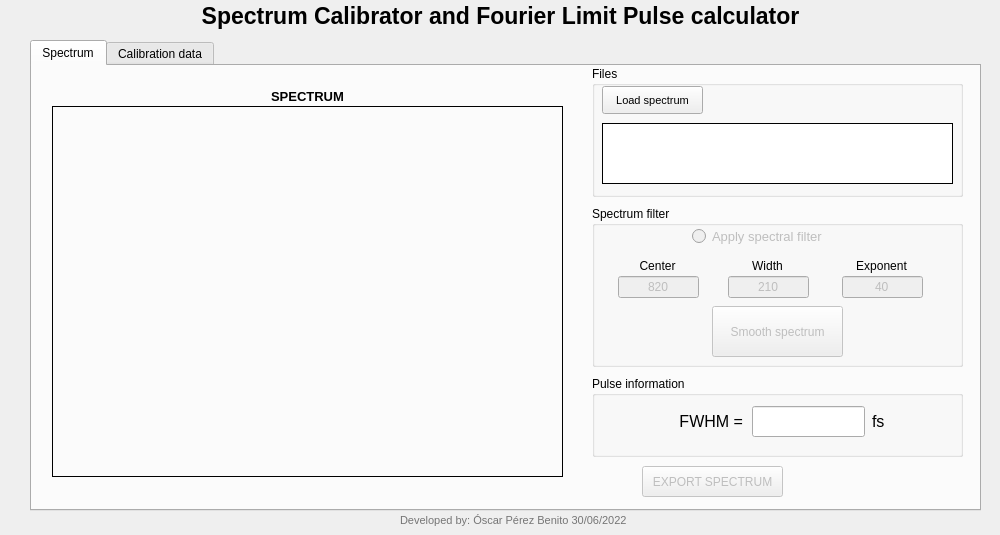
<?xml version="1.0" encoding="UTF-8"?>
<ui version="4.0">
 <author>Óscar Pérez Benito</author>
 <class>SpectrumCalibrator</class>
 <widget class="QWidget" name="SpectrumCalibrator">
  <property name="geometry">
   <rect>
    <x>0</x>
    <y>0</y>
    <width>1000</width>
    <height>535</height>
   </rect>
  </property>
  <property name="windowTitle">
   <string>Spectrum Calibrator</string>
  </property>
  <property name="autoFillBackground">
   <bool>false</bool>
  </property>
  <widget class="QLabel" name="titleLabel">
   <property name="geometry">
    <rect>
     <x>0</x>
     <y>0</y>
     <width>1001</width>
     <height>31</height>
    </rect>
   </property>
   <property name="font">
    <font>
     <pointsize>17</pointsize>
     <weight>75</weight>
     <bold>true</bold>
    </font>
   </property>
   <property name="text">
    <string>Spectrum Calibrator and Fourier Limit Pulse calculator</string>
   </property>
   <property name="alignment">
    <set>Qt::AlignCenter</set>
   </property>
  </widget>
  <widget class="QLabel" name="DesingerLabel">
   <property name="geometry">
    <rect>
     <x>400</x>
     <y>510</y>
     <width>271</width>
     <height>20</height>
    </rect>
   </property>
   <property name="font">
    <font>
     <pointsize>8</pointsize>
    </font>
   </property>
   <property name="styleSheet">
    <string notr="true">color: rgb(117, 117, 117);</string>
   </property>
   <property name="text">
    <string>Developed by: Óscar Pérez Benito 30/06/2022</string>
   </property>
   <property name="alignment">
    <set>Qt::AlignLeading|Qt::AlignLeft|Qt::AlignVCenter</set>
   </property>
  </widget>
  <widget class="QTabWidget" name="tabWidget">
   <property name="geometry">
    <rect>
     <x>30</x>
     <y>40</y>
     <width>951</width>
     <height>471</height>
    </rect>
   </property>
   <property name="currentIndex">
    <number>0</number>
   </property>
   <widget class="QWidget" name="specTab">
    <attribute name="title">
     <string>Spectrum</string>
    </attribute>
    <widget class="QLabel" name="plotLabel">
     <property name="enabled">
      <bool>true</bool>
     </property>
     <property name="geometry">
      <rect>
       <x>10</x>
       <y>20</y>
       <width>531</width>
       <height>20</height>
      </rect>
     </property>
     <property name="font">
      <font>
       <pointsize>10</pointsize>
       <weight>75</weight>
       <bold>true</bold>
      </font>
     </property>
     <property name="text">
      <string>SPECTRUM</string>
     </property>
     <property name="alignment">
      <set>Qt::AlignCenter</set>
     </property>
    </widget>
    <widget class="MplWidget" name="specPlot" native="true">
     <property name="geometry">
      <rect>
       <x>10</x>
       <y>30</y>
       <width>531</width>
       <height>391</height>
      </rect>
     </property>
     <property name="autoFillBackground">
      <bool>false</bool>
     </property>
     <property name="styleSheet">
      <string notr="true"/>
     </property>
     <widget class="QFrame" name="specFrame">
      <property name="geometry">
       <rect>
        <x>10</x>
        <y>10</y>
        <width>511</width>
        <height>371</height>
       </rect>
      </property>
      <property name="autoFillBackground">
       <bool>false</bool>
      </property>
      <property name="frameShape">
       <enum>QFrame::Box</enum>
      </property>
      <property name="frameShadow">
       <enum>QFrame::Plain</enum>
      </property>
     </widget>
    </widget>
    <widget class="QGroupBox" name="filesLoad">
     <property name="geometry">
      <rect>
       <x>560</x>
       <y>0</y>
       <width>371</width>
       <height>131</height>
      </rect>
     </property>
     <property name="title">
      <string>Files</string>
     </property>
     <widget class="QPushButton" name="specButton">
      <property name="geometry">
       <rect>
        <x>10</x>
        <y>20</y>
        <width>101</width>
        <height>28</height>
       </rect>
      </property>
      <property name="font">
       <font>
        <pointsize>8</pointsize>
       </font>
      </property>
      <property name="text">
       <string>Load spectrum</string>
      </property>
      <property name="autoDefault">
       <bool>false</bool>
      </property>
      <property name="default">
       <bool>false</bool>
      </property>
      <property name="flat">
       <bool>false</bool>
      </property>
     </widget>
     <widget class="QLabel" name="specText">
      <property name="geometry">
       <rect>
        <x>10</x>
        <y>57</y>
        <width>351</width>
        <height>61</height>
       </rect>
      </property>
      <property name="palette">
       <palette>
        <active>
         <colorrole role="Button">
          <brush brushstyle="SolidPattern">
           <color alpha="255">
            <red>255</red>
            <green>255</green>
            <blue>255</blue>
           </color>
          </brush>
         </colorrole>
         <colorrole role="Base">
          <brush brushstyle="SolidPattern">
           <color alpha="255">
            <red>255</red>
            <green>255</green>
            <blue>255</blue>
           </color>
          </brush>
         </colorrole>
         <colorrole role="Window">
          <brush brushstyle="SolidPattern">
           <color alpha="255">
            <red>255</red>
            <green>255</green>
            <blue>255</blue>
           </color>
          </brush>
         </colorrole>
         <colorrole role="Highlight">
          <brush brushstyle="SolidPattern">
           <color alpha="255">
            <red>0</red>
            <green>0</green>
            <blue>0</blue>
           </color>
          </brush>
         </colorrole>
        </active>
        <inactive>
         <colorrole role="Button">
          <brush brushstyle="SolidPattern">
           <color alpha="255">
            <red>255</red>
            <green>255</green>
            <blue>255</blue>
           </color>
          </brush>
         </colorrole>
         <colorrole role="Base">
          <brush brushstyle="SolidPattern">
           <color alpha="255">
            <red>255</red>
            <green>255</green>
            <blue>255</blue>
           </color>
          </brush>
         </colorrole>
         <colorrole role="Window">
          <brush brushstyle="SolidPattern">
           <color alpha="255">
            <red>255</red>
            <green>255</green>
            <blue>255</blue>
           </color>
          </brush>
         </colorrole>
         <colorrole role="Highlight">
          <brush brushstyle="SolidPattern">
           <color alpha="255">
            <red>0</red>
            <green>0</green>
            <blue>0</blue>
           </color>
          </brush>
         </colorrole>
        </inactive>
        <disabled>
         <colorrole role="Button">
          <brush brushstyle="SolidPattern">
           <color alpha="255">
            <red>255</red>
            <green>255</green>
            <blue>255</blue>
           </color>
          </brush>
         </colorrole>
         <colorrole role="Base">
          <brush brushstyle="SolidPattern">
           <color alpha="255">
            <red>255</red>
            <green>255</green>
            <blue>255</blue>
           </color>
          </brush>
         </colorrole>
         <colorrole role="Window">
          <brush brushstyle="SolidPattern">
           <color alpha="255">
            <red>255</red>
            <green>255</green>
            <blue>255</blue>
           </color>
          </brush>
         </colorrole>
         <colorrole role="Highlight">
          <brush brushstyle="SolidPattern">
           <color alpha="255">
            <red>0</red>
            <green>120</green>
            <blue>215</blue>
           </color>
          </brush>
         </colorrole>
        </disabled>
       </palette>
      </property>
      <property name="mouseTracking">
       <bool>false</bool>
      </property>
      <property name="autoFillBackground">
       <bool>false</bool>
      </property>
      <property name="styleSheet">
       <string notr="true">background-color: rgb(255, 255, 255);</string>
      </property>
      <property name="frameShape">
       <enum>QFrame::Box</enum>
      </property>
      <property name="text">
       <string/>
      </property>
      <property name="wordWrap">
       <bool>true</bool>
      </property>
      <property name="textInteractionFlags">
       <set>Qt::TextSelectableByKeyboard|Qt::TextSelectableByMouse</set>
      </property>
     </widget>
    </widget>
    <widget class="QGroupBox" name="specFilter">
     <property name="geometry">
      <rect>
       <x>560</x>
       <y>140</y>
       <width>371</width>
       <height>161</height>
      </rect>
     </property>
     <property name="title">
      <string>Spectrum filter</string>
     </property>
     <widget class="QLineEdit" name="widthText">
      <property name="enabled">
       <bool>false</bool>
      </property>
      <property name="geometry">
       <rect>
        <x>136</x>
        <y>70</y>
        <width>81</width>
        <height>22</height>
       </rect>
      </property>
      <property name="text">
       <string>210</string>
      </property>
      <property name="alignment">
       <set>Qt::AlignCenter</set>
      </property>
     </widget>
     <widget class="QLabel" name="label_3">
      <property name="geometry">
       <rect>
        <x>140</x>
        <y>50</y>
        <width>71</width>
        <height>20</height>
       </rect>
      </property>
      <property name="layoutDirection">
       <enum>Qt::LeftToRight</enum>
      </property>
      <property name="text">
       <string>Width</string>
      </property>
      <property name="alignment">
       <set>Qt::AlignCenter</set>
      </property>
     </widget>
     <widget class="QLabel" name="label_4">
      <property name="geometry">
       <rect>
        <x>254</x>
        <y>50</y>
        <width>71</width>
        <height>20</height>
       </rect>
      </property>
      <property name="layoutDirection">
       <enum>Qt::LeftToRight</enum>
      </property>
      <property name="text">
       <string>Exponent</string>
      </property>
      <property name="alignment">
       <set>Qt::AlignCenter</set>
      </property>
     </widget>
     <widget class="QLineEdit" name="exponentText">
      <property name="enabled">
       <bool>false</bool>
      </property>
      <property name="geometry">
       <rect>
        <x>250</x>
        <y>70</y>
        <width>81</width>
        <height>22</height>
       </rect>
      </property>
      <property name="text">
       <string>40</string>
      </property>
      <property name="alignment">
       <set>Qt::AlignCenter</set>
      </property>
     </widget>
     <widget class="QLabel" name="label_5">
      <property name="geometry">
       <rect>
        <x>30</x>
        <y>50</y>
        <width>71</width>
        <height>20</height>
       </rect>
      </property>
      <property name="layoutDirection">
       <enum>Qt::LeftToRight</enum>
      </property>
      <property name="text">
       <string>Center</string>
      </property>
      <property name="alignment">
       <set>Qt::AlignCenter</set>
      </property>
     </widget>
     <widget class="QLineEdit" name="centerText">
      <property name="enabled">
       <bool>false</bool>
      </property>
      <property name="geometry">
       <rect>
        <x>26</x>
        <y>70</y>
        <width>81</width>
        <height>22</height>
       </rect>
      </property>
      <property name="text">
       <string>820</string>
      </property>
      <property name="alignment">
       <set>Qt::AlignCenter</set>
      </property>
     </widget>
     <widget class="QPushButton" name="smoothSpecButton">
      <property name="enabled">
       <bool>false</bool>
      </property>
      <property name="geometry">
       <rect>
        <x>120</x>
        <y>100</y>
        <width>131</width>
        <height>51</height>
       </rect>
      </property>
      <property name="text">
       <string>Smooth spectrum</string>
      </property>
     </widget>
     <widget class="QRadioButton" name="filterCheckButton">
      <property name="enabled">
       <bool>false</bool>
      </property>
      <property name="geometry">
       <rect>
        <x>100</x>
        <y>20</y>
        <width>191</width>
        <height>20</height>
       </rect>
      </property>
      <property name="font">
       <font>
        <pointsize>10</pointsize>
       </font>
      </property>
      <property name="text">
       <string>Apply spectral filter</string>
      </property>
     </widget>
    </widget>
    <widget class="QGroupBox" name="pulseInfo">
     <property name="geometry">
      <rect>
       <x>560</x>
       <y>310</y>
       <width>371</width>
       <height>81</height>
      </rect>
     </property>
     <property name="title">
      <string>Pulse information</string>
     </property>
     <widget class="QLineEdit" name="fwhmText">
      <property name="geometry">
       <rect>
        <x>160</x>
        <y>30</y>
        <width>113</width>
        <height>31</height>
       </rect>
      </property>
      <property name="font">
       <font>
        <pointsize>12</pointsize>
       </font>
      </property>
      <property name="alignment">
       <set>Qt::AlignLeading|Qt::AlignLeft|Qt::AlignVCenter</set>
      </property>
      <property name="readOnly">
       <bool>true</bool>
      </property>
     </widget>
     <widget class="QLabel" name="label">
      <property name="geometry">
       <rect>
        <x>20</x>
        <y>30</y>
        <width>131</width>
        <height>31</height>
       </rect>
      </property>
      <property name="font">
       <font>
        <pointsize>12</pointsize>
       </font>
      </property>
      <property name="text">
       <string>FWHM =</string>
      </property>
      <property name="alignment">
       <set>Qt::AlignRight|Qt::AlignTrailing|Qt::AlignVCenter</set>
      </property>
     </widget>
     <widget class="QLabel" name="label_2">
      <property name="geometry">
       <rect>
        <x>280</x>
        <y>30</y>
        <width>81</width>
        <height>31</height>
       </rect>
      </property>
      <property name="font">
       <font>
        <pointsize>12</pointsize>
       </font>
      </property>
      <property name="text">
       <string>fs</string>
      </property>
     </widget>
    </widget>
    <widget class="QPushButton" name="exportButton">
     <property name="enabled">
      <bool>false</bool>
     </property>
     <property name="geometry">
      <rect>
       <x>610</x>
       <y>400</y>
       <width>141</width>
       <height>31</height>
      </rect>
     </property>
     <property name="text">
      <string>EXPORT SPECTRUM</string>
     </property>
    </widget>
    <widget class="QLabel" name="exportLabel">
     <property name="geometry">
      <rect>
       <x>780</x>
       <y>400</y>
       <width>111</width>
       <height>31</height>
      </rect>
     </property>
     <property name="text">
      <string/>
     </property>
    </widget>
   </widget>
   <widget class="QWidget" name="calTab">
    <attribute name="title">
     <string>Calibration data</string>
    </attribute>
    <widget class="QGroupBox" name="calFiles">
     <property name="geometry">
      <rect>
       <x>10</x>
       <y>40</y>
       <width>401</width>
       <height>241</height>
      </rect>
     </property>
     <property name="title">
      <string>Calibration files</string>
     </property>
     <widget class="QPushButton" name="expButton">
      <property name="geometry">
       <rect>
        <x>70</x>
        <y>30</y>
        <width>251</width>
        <height>28</height>
       </rect>
      </property>
      <property name="font">
       <font>
        <pointsize>8</pointsize>
       </font>
      </property>
      <property name="text">
       <string>Load measured Black Body Spectrum</string>
      </property>
      <property name="autoDefault">
       <bool>false</bool>
      </property>
      <property name="default">
       <bool>false</bool>
      </property>
      <property name="flat">
       <bool>false</bool>
      </property>
     </widget>
     <widget class="QLabel" name="expText">
      <property name="enabled">
       <bool>false</bool>
      </property>
      <property name="geometry">
       <rect>
        <x>10</x>
        <y>60</y>
        <width>381</width>
        <height>28</height>
       </rect>
      </property>
      <property name="palette">
       <palette>
        <active>
         <colorrole role="Button">
          <brush brushstyle="SolidPattern">
           <color alpha="255">
            <red>255</red>
            <green>255</green>
            <blue>255</blue>
           </color>
          </brush>
         </colorrole>
         <colorrole role="Base">
          <brush brushstyle="SolidPattern">
           <color alpha="255">
            <red>255</red>
            <green>255</green>
            <blue>255</blue>
           </color>
          </brush>
         </colorrole>
         <colorrole role="Window">
          <brush brushstyle="SolidPattern">
           <color alpha="255">
            <red>255</red>
            <green>255</green>
            <blue>255</blue>
           </color>
          </brush>
         </colorrole>
         <colorrole role="Highlight">
          <brush brushstyle="SolidPattern">
           <color alpha="255">
            <red>0</red>
            <green>0</green>
            <blue>0</blue>
           </color>
          </brush>
         </colorrole>
        </active>
        <inactive>
         <colorrole role="Button">
          <brush brushstyle="SolidPattern">
           <color alpha="255">
            <red>255</red>
            <green>255</green>
            <blue>255</blue>
           </color>
          </brush>
         </colorrole>
         <colorrole role="Base">
          <brush brushstyle="SolidPattern">
           <color alpha="255">
            <red>255</red>
            <green>255</green>
            <blue>255</blue>
           </color>
          </brush>
         </colorrole>
         <colorrole role="Window">
          <brush brushstyle="SolidPattern">
           <color alpha="255">
            <red>255</red>
            <green>255</green>
            <blue>255</blue>
           </color>
          </brush>
         </colorrole>
         <colorrole role="Highlight">
          <brush brushstyle="SolidPattern">
           <color alpha="255">
            <red>0</red>
            <green>0</green>
            <blue>0</blue>
           </color>
          </brush>
         </colorrole>
        </inactive>
        <disabled>
         <colorrole role="Button">
          <brush brushstyle="SolidPattern">
           <color alpha="255">
            <red>255</red>
            <green>255</green>
            <blue>255</blue>
           </color>
          </brush>
         </colorrole>
         <colorrole role="Base">
          <brush brushstyle="SolidPattern">
           <color alpha="255">
            <red>255</red>
            <green>255</green>
            <blue>255</blue>
           </color>
          </brush>
         </colorrole>
         <colorrole role="Window">
          <brush brushstyle="SolidPattern">
           <color alpha="255">
            <red>255</red>
            <green>255</green>
            <blue>255</blue>
           </color>
          </brush>
         </colorrole>
         <colorrole role="Highlight">
          <brush brushstyle="SolidPattern">
           <color alpha="255">
            <red>0</red>
            <green>120</green>
            <blue>215</blue>
           </color>
          </brush>
         </colorrole>
        </disabled>
       </palette>
      </property>
      <property name="mouseTracking">
       <bool>false</bool>
      </property>
      <property name="autoFillBackground">
       <bool>false</bool>
      </property>
      <property name="styleSheet">
       <string notr="true">background-color: rgb(255, 255, 255);</string>
      </property>
      <property name="frameShape">
       <enum>QFrame::Box</enum>
      </property>
      <property name="text">
       <string>calibrationData/avantes-10_02_22.txt</string>
      </property>
     </widget>
     <widget class="QPushButton" name="theoLoad">
      <property name="geometry">
       <rect>
        <x>70</x>
        <y>110</y>
        <width>251</width>
        <height>28</height>
       </rect>
      </property>
      <property name="font">
       <font>
        <pointsize>8</pointsize>
       </font>
      </property>
      <property name="text">
       <string>Load theoretical Black Body Spectrum</string>
      </property>
      <property name="checkable">
       <bool>false</bool>
      </property>
     </widget>
     <widget class="QLabel" name="theoText">
      <property name="enabled">
       <bool>false</bool>
      </property>
      <property name="geometry">
       <rect>
        <x>10</x>
        <y>140</y>
        <width>381</width>
        <height>28</height>
       </rect>
      </property>
      <property name="autoFillBackground">
       <bool>false</bool>
      </property>
      <property name="styleSheet">
       <string notr="true">background-color: rgb(255, 255, 255);</string>
      </property>
      <property name="frameShape">
       <enum>QFrame::Box</enum>
      </property>
      <property name="text">
       <string>calibrationData/1409074-ISP30-NIR</string>
      </property>
     </widget>
     <widget class="QPushButton" name="smoothButton">
      <property name="geometry">
       <rect>
        <x>132</x>
        <y>180</y>
        <width>131</width>
        <height>41</height>
       </rect>
      </property>
      <property name="text">
       <string>Smooth Spectrum</string>
      </property>
     </widget>
    </widget>
    <widget class="QLabel" name="interferenciaLabel_2">
     <property name="geometry">
      <rect>
       <x>450</x>
       <y>20</y>
       <width>461</width>
       <height>20</height>
      </rect>
     </property>
     <property name="font">
      <font>
       <pointsize>10</pointsize>
       <weight>75</weight>
       <bold>true</bold>
      </font>
     </property>
     <property name="text">
      <string>Calibration Curve</string>
     </property>
     <property name="alignment">
      <set>Qt::AlignCenter</set>
     </property>
    </widget>
    <widget class="MplWidget" name="calPlot" native="true">
     <property name="geometry">
      <rect>
       <x>420</x>
       <y>40</y>
       <width>511</width>
       <height>391</height>
      </rect>
     </property>
     <property name="autoFillBackground">
      <bool>false</bool>
     </property>
     <property name="styleSheet">
      <string notr="true"/>
     </property>
     <widget class="QFrame" name="calFrame">
      <property name="geometry">
       <rect>
        <x>10</x>
        <y>10</y>
        <width>491</width>
        <height>371</height>
       </rect>
      </property>
      <property name="autoFillBackground">
       <bool>false</bool>
      </property>
      <property name="frameShape">
       <enum>QFrame::Box</enum>
      </property>
      <property name="frameShadow">
       <enum>QFrame::Plain</enum>
      </property>
     </widget>
    </widget>
   </widget>
  </widget>
  <zorder>DesingerLabel</zorder>
  <zorder>titleLabel</zorder>
  <zorder>tabWidget</zorder>
 </widget>
 <customwidgets>
  <customwidget>
   <class>MplWidget</class>
   <extends>QWidget</extends>
   <header>mplwidget.h</header>
   <container>1</container>
  </customwidget>
 </customwidgets>
 <resources/>
 <connections/>
</ui>
